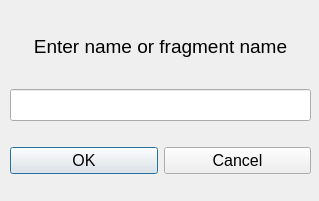
<?xml version="1.0" encoding="UTF-8"?>
<ui version="4.0">
 <class>FindNameWindow</class>
 <widget class="QDialog" name="FindNameWindow">
  <property name="geometry">
   <rect>
    <x>0</x>
    <y>0</y>
    <width>319</width>
    <height>201</height>
   </rect>
  </property>
  <property name="windowTitle">
   <string>Dialog</string>
  </property>
  <widget class="QWidget" name="verticalLayoutWidget">
   <property name="geometry">
    <rect>
     <x>10</x>
     <y>10</y>
     <width>301</width>
     <height>111</height>
    </rect>
   </property>
   <layout class="QVBoxLayout" name="verticalLayout">
    <item>
     <widget class="QLabel" name="label">
      <property name="font">
       <font>
        <pointsize>14</pointsize>
       </font>
      </property>
      <property name="text">
       <string>Enter name or fragment name</string>
      </property>
      <property name="alignment">
       <set>Qt::AlignCenter</set>
      </property>
     </widget>
    </item>
    <item>
     <widget class="QLineEdit" name="lineEdit">
      <property name="font">
       <font>
        <pointsize>15</pointsize>
       </font>
      </property>
      <property name="maxLength">
       <number>18</number>
      </property>
     </widget>
    </item>
   </layout>
  </widget>
  <widget class="QWidget" name="horizontalLayoutWidget">
   <property name="geometry">
    <rect>
     <x>10</x>
     <y>130</y>
     <width>301</width>
     <height>61</height>
    </rect>
   </property>
   <layout class="QHBoxLayout" name="horizontalLayout">
    <item>
     <widget class="QPushButton" name="pushButton_2">
      <property name="font">
       <font>
        <pointsize>12</pointsize>
       </font>
      </property>
      <property name="text">
       <string>OK</string>
      </property>
     </widget>
    </item>
    <item>
     <widget class="QPushButton" name="pushButton">
      <property name="font">
       <font>
        <pointsize>12</pointsize>
       </font>
      </property>
      <property name="text">
       <string>Cancel</string>
      </property>
     </widget>
    </item>
   </layout>
  </widget>
 </widget>
 <resources/>
 <connections/>
</ui>
